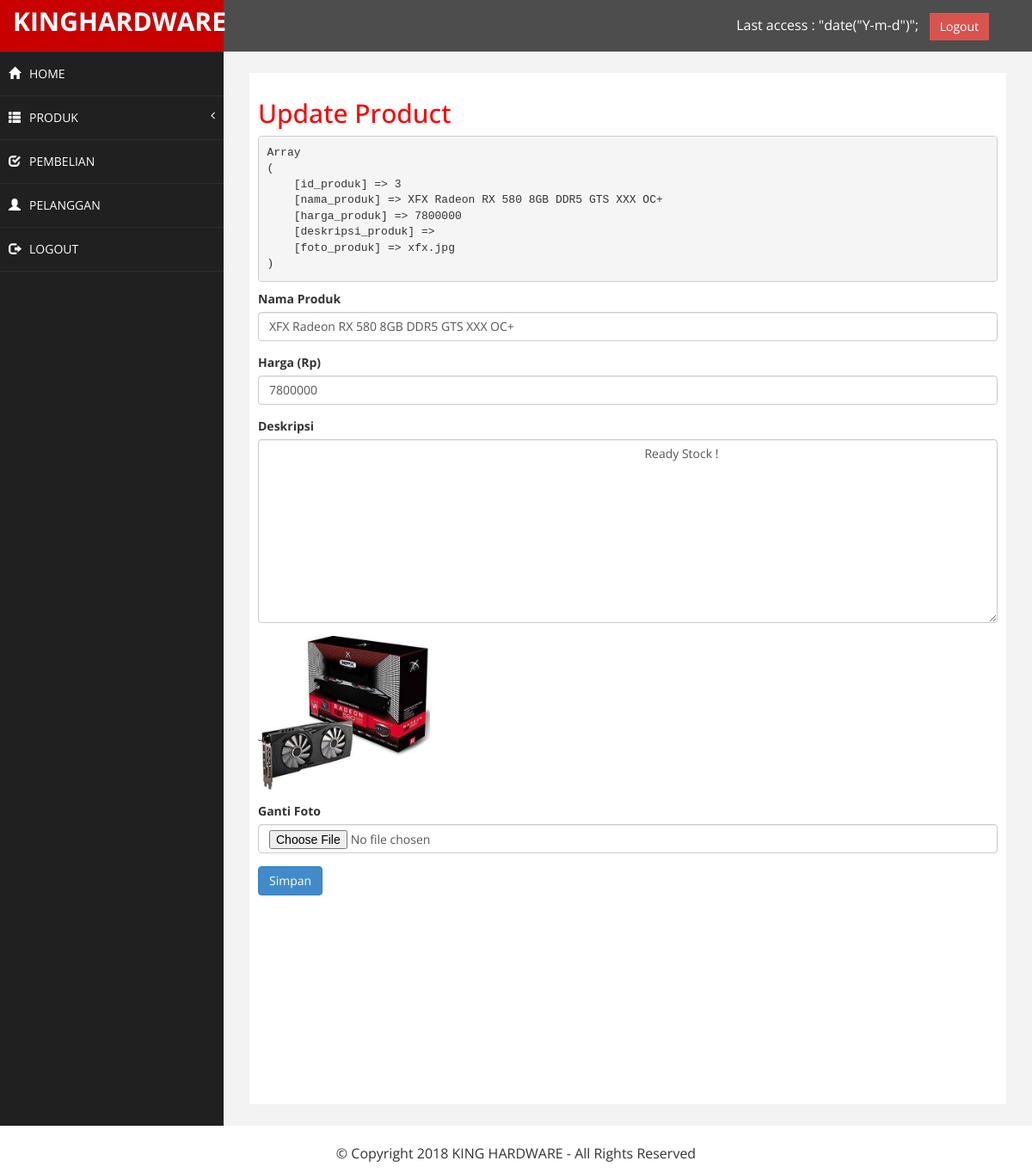
Screenshot of /Admin/index.php?halaman=ubahproduk&id=3 (signed in) with the database file from the repository.
### tables this page shows
CREATE TABLE `produk` (
  `id_produk` int(11) NOT NULL,
  `nama_produk` varchar(100) NOT NULL,
  `harga_produk` int(11) NOT NULL,
  `deskripsi_produk` text NOT NULL,
  `foto_produk` varchar(100) NOT NULL
);

### Admin/ubahproduk.php (the view, shortened to what this page needs)
<h2>Update Product</h2>
<?php
$ambil= $koneksi->query("SELECT * FROM produk WHERE id_produk='$_GET[id]'");
$pecah= $ambil->fetch_assoc();
echo "<pre>";
print_r($pecah);
echo "</pre>";
?>
<form method="post" enctype="multipart/form-data">
	<div class="form-group">
		<label>Nama Produk</label>
		<input type="text" class="form-control" name="nama" value="<?php echo $pecah['nama_produk']; ?>">
	</div>
	<div class="form-group">
		<label>Harga (Rp)</label>
		<input type="float" class="form-control" name="harga" value="<?php echo $pecah['harga_produk']; ?>">
	</div>
	<div class="form-group">
		<label>Deskripsi</label>
		<textarea class="form-control" name="deskripsi" rows="10">
			<?php echo $pecah['deskripsi_produk']; ?>
		</textarea>
	</div>
	<div class="form-group">
		<img src="../foto_produk/<?php echo $pecah['foto_produk'] ?>" width="200">
	</div>
	<div class="form-group">
		<label>Ganti Foto</label>
		<input type="file" class="form-control" name="foto">
	</div>
	<button class="btn btn-primary" name="ubah">Simpan</button>
</form>

### Admin/assets/css/custom.css (style rules this page uses)
body { font-family: 'Open Sans', sans-serif; }
h2 { color: #f00; }

### rows the page displays
produk: nama "XFX Radeon RX 580 8GB DDR5 GTS XXX OC+", harga "7800000", deskripsi "Ready Stock !", foto_produk (picture)
